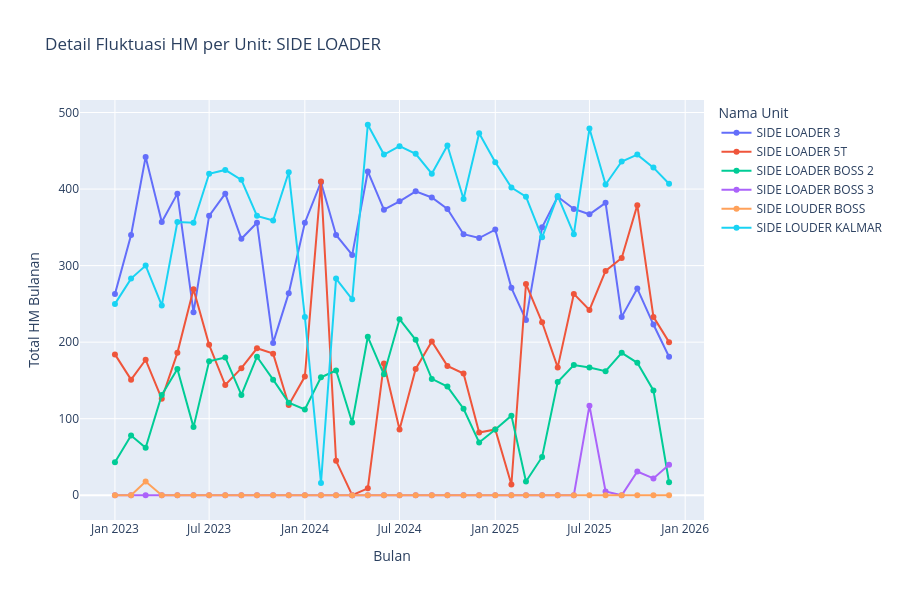

The cell this chart's notebook holds for it:
### Markdown cell above
### Tren HM Side Loader

### Code cell
# 3. Plot Khusus SIDE LOADER
df_sl = df_unit_monthly[df_unit_monthly['TYPE'] == 'SIDE LOADER']

fig_sl = px.line(df_sl, x='TAHUN_BULAN', y='Delta_HM', color='EQUIP NAME', 
              title='Detail Fluktuasi HM per Unit: SIDE LOADER',
              labels={'TAHUN_BULAN': 'Bulan', 'Delta_HM': 'Total HM Bulanan'},
              markers=True)

fig_sl.update_layout(height=600, legend_title_text='Nama Unit')
fig_sl.show()

### Figure 1 — Plotly figure (JSON) as saved in the notebook; plotly's stock layout.template omitted (floating-point values rounded to 4 significant figures)
{"data": [{"hovertemplate": "EQUIP NAME=SIDE LOADER 3<br>Bulan=%{x}<br>Total HM Bulanan=%{y}<extra></extra>", "legendgroup": "SIDE LOADER 3", "line": {"color": "#636efa", "dash": "solid"}, "marker": {"symbol": "circle"}, "mode": "lines+markers", "name": "SIDE LOADER 3", "orientation": "v", "showlegend": true, "type": "scatter", "x": ["2023-01", "2023-02", "2023-03", "2023-04", "2023-05", "2023-06", "2023-07", "2023-08", "2023-09", "2023-10", "2023-11", "2023-12", "2024-01", "2024-02", "2024-03", "2024-04", "2024-05", "2024-06", "2024-07", "2024-08", "2024-09", "2024-10", "2024-11", "2024-12", "2025-01", "2025-02", "2025-03", "2025-04", "2025-05", "2025-06", "2025-07", "2025-08", "2025-09", "2025-10", "2025-11", "2025-12"], "xaxis": "x", "y": [263.0, 340.0, 442.0, 357.0, 394.0, 239.0, 365.0, 394.0, 335.0, 356.0, 199.0, 264.0, 356.0, 409.0, 340.0, 314.0, 423.0, 373.0, 384.0, 397.0, 389.0, 374.0, 341.0, 336.0, 347.0, 271.0, 229.0, 350.0, 390.0, 374.0, 367.0, 382.0, 233.0, 270.0, 223.0, 181.0], "yaxis": "y"}, {"hovertemplate": "EQUIP NAME=SIDE LOADER 5T<br>Bulan=%{x}<br>Total HM Bulanan=%{y}<extra></extra>", "legendgroup": "SIDE LOADER 5T", "line": {"color": "#EF553B", "dash": "solid"}, "marker": {"symbol": "circle"}, "mode": "lines+markers", "name": "SIDE LOADER 5T", "orientation": "v", "showlegend": true, "type": "scatter", "x": ["2023-01", "2023-02", "2023-03", "2023-04", "2023-05", "2023-06", "2023-07", "2023-08", "2023-09", "2023-10", "2023-11", "2023-12", "2024-01", "2024-02", "2024-03", "2024-04", "2024-05", "2024-06", "2024-07", "2024-08", "2024-09", "2024-10", "2024-11", "2024-12", "2025-01", "2025-02", "2025-03", "2025-04", "2025-05", "2025-06", "2025-07", "2025-08", "2025-09", "2025-10", "2025-11", "2025-12"], "xaxis": "x", "y": [184.0, 151.0, 177.0, 126.0, 186.0, 269.0, 196.5, 144.0, 166.0, 192.0, 185.0, 118.0, 155.0, 410.0, 45.0, 0.0, 9.0, 172.0, 86.0, 165.0, 201.0, 169.0, 159.0, 82.0, 86.0, 14.0, 276.0, 226.0, 167.0, 263.0, 242.0, 293.0, 310.0, 379.0, 233.0, 200.0], "yaxis": "y"}, {"hovertemplate": "EQUIP NAME=SIDE LOADER BOSS 2<br>Bulan=%{x}<br>Total HM Bulanan=%{y}<extra></extra>", "legendgroup": "SIDE LOADER BOSS 2", "line": {"color": "#00cc96", "dash": "solid"}, "marker": {"symbol": "circle"}, "mode": "lines+markers", "name": "SIDE LOADER BOSS 2", "orientation": "v", "showlegend": true, "type": "scatter", "x": ["2023-01", "2023-02", "2023-03", "2023-04", "2023-05", "2023-06", "2023-07", "2023-08", "2023-09", "2023-10", "2023-11", "2023-12", "2024-01", "2024-02", "2024-03", "2024-04", "2024-05", "2024-06", "2024-07", "2024-08", "2024-09", "2024-10", "2024-11", "2024-12", "2025-01", "2025-02", "2025-03", "2025-04", "2025-05", "2025-06", "2025-07", "2025-08", "2025-09", "2025-10", "2025-11", "2025-12"], "xaxis": "x", "y": [43.0, 78.0, 62.0, 131.0, 165.0, 89.0, 175.0, 180.0, 131.0, 181.0, 151.0, 121.0, 112.0, 154.0, 163.0, 95.0, 207.0, 158.0, 230.0, 203.0, 152.0, 142.0, 113.0, 69.0, 86.0, 104.0, 18.0, 50.0, 148.0, 170.0, 167.0, 162.0, 186.0, 173.0, 137.0, 17.0], "yaxis": "y"}, {"hovertemplate": "EQUIP NAME=SIDE LOADER BOSS 3<br>Bulan=%{x}<br>Total HM Bulanan=%{y}<extra></extra>", "legendgroup": "SIDE LOADER BOSS 3", "line": {"color": "#ab63fa", "dash": "solid"}, "marker": {"symbol": "circle"}, "mode": "lines+markers", "name": "SIDE LOADER BOSS 3", "orientation": "v", "showlegend": true, "type": "scatter", "x": ["2023-01", "2023-02", "2023-03", "2023-04", "2023-05", "2023-06", "2023-07", "2023-08", "2023-09", "2023-10", "2023-11", "2023-12", "2024-01", "2024-02", "2024-03", "2024-04", "2024-05", "2024-06", "2024-07", "2024-08", "2024-09", "2024-10", "2024-11", "2024-12", "2025-01", "2025-02", "2025-03", "2025-04", "2025-05", "2025-06", "2025-07", "2025-08", "2025-09", "2025-10", "2025-11", "2025-12"], "xaxis": "x", "y": [0.0, 0.0, 0.0, 0.0, 0.0, 0.0, 0.0, 0.0, 0.0, 0.0, 0.0, 0.0, 0.0, 0.0, 0.0, 0.0, 0.0, 0.0, 0.0, 0.0, 0.0, 0.0, 0.0, 0.0, 0.0, 0.0, 0.0, 0.0, 0.0, 0.0, 117.0, 5.0, 0.0, 31.0, 22.0, 40.0], "yaxis": "y"}, {"hovertemplate": "EQUIP NAME=SIDE LOUDER BOSS<br>Bulan=%{x}<br>Total HM Bulanan=%{y}<extra></extra>", "legendgroup": "SIDE LOUDER BOSS", "line": {"color": "#FFA15A", "dash": "solid"}, "marker": {"symbol": "circle"}, "mode": "lines+markers", "name": "SIDE LOUDER BOSS", "orientation": "v", "showlegend": true, "type": "scatter", "x": ["2023-01", "2023-02", "2023-03", "2023-04", "2023-05", "2023-06", "2023-07", "2023-08", "2023-09", "2023-10", "2023-11", "2023-12", "2024-01", "2024-02", "2024-03", "2024-04", "2024-05", "2024-06", "2024-07", "2024-08", "2024-09", "2024-10", "2024-11", "2024-12", "2025-01", "2025-02", "2025-03", "2025-04", "2025-05", "2025-06", "2025-07", "2025-08", "2025-09", "2025-10", "2025-11", "2025-12"], "xaxis": "x", "y": [0.0, 0.0, 18.0, 0.0, 0.0, 0.0, 0.0, 0.0, 0.0, 0.0, 0.0, 0.0, 0.0, 0.0, 0.0, 0.0, 0.0, 0.0, 0.0, 0.0, 0.0, 0.0, 0.0, 0.0, 0.0, 0.0, 0.0, 0.0, 0.0, 0.0, 0.0, 0.0, 0.0, 0.0, 0.0, 0.0], "yaxis": "y"}, {"hovertemplate": "EQUIP NAME=SIDE LOUDER KALMAR<br>Bulan=%{x}<br>Total HM Bulanan=%{y}<extra></extra>", "legendgroup": "SIDE LOUDER KALMAR", "line": {"color": "#19d3f3", "dash": "solid"}, "marker": {"symbol": "circle"}, "mode": "lines+markers", "name": "SIDE LOUDER KALMAR", "orientation": "v", "showlegend": true, "type": "scatter", "x": ["2023-01", "2023-02", "2023-03", "2023-04", "2023-05", "2023-06", "2023-07", "2023-08", "2023-09", "2023-10", "2023-11", "2023-12", "2024-01", "2024-02", "2024-03", "2024-04", "2024-05", "2024-06", "2024-07", "2024-08", "2024-09", "2024-10", "2024-11", "2024-12", "2025-01", "2025-02", "2025-03", "2025-04", "2025-05", "2025-06", "2025-07", "2025-08", "2025-09", "2025-10", "2025-11", "2025-12"], "xaxis": "x", "y": [250.0, 283.0, 300.0, 248.0, 357.0, 356.0, 420.0, 425.0, 412.0, 365.0, 359.0, 422.0, 233.0, 16.0, 283.0, 256.0, 484.0, 445.0, 456.0, 446.0, 420.0, 457.0, 387.0, 473.0, 435.0, 402.0, 390.0, 337.0, 391.0, 341.0, 479.0, 406.0, 436.0, 445.0, 428.0, 407.0], "yaxis": "y"}], "layout": {"height": 600, "legend": {"title": {"text": "Nama Unit"}, "tracegroupgap": 0}, "title": {"text": "Detail Fluktuasi HM per Unit: SIDE LOADER"}, "xaxis": {"anchor": "y", "domain": [0, 1], "title": {"text": "Bulan"}}, "yaxis": {"anchor": "x", "domain": [0, 1], "title": {"text": "Total HM Bulanan"}}}}
